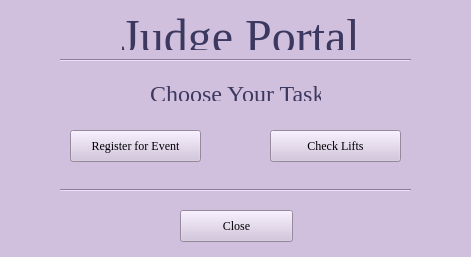
<?xml version="1.0" encoding="UTF-8"?>
<ui version="4.0">
 <class>Form</class>
 <widget class="QWidget" name="Form">
  <property name="geometry">
   <rect>
    <x>0</x>
    <y>0</y>
    <width>471</width>
    <height>257</height>
   </rect>
  </property>
  <property name="minimumSize">
   <size>
    <width>471</width>
    <height>257</height>
   </size>
  </property>
  <property name="maximumSize">
   <size>
    <width>471</width>
    <height>16777215</height>
   </size>
  </property>
  <property name="windowTitle">
   <string>Form</string>
  </property>
  <property name="styleSheet">
   <string notr="true">background-color: rgb(208, 192, 221);</string>
  </property>
  <widget class="QLabel" name="label_2">
   <property name="geometry">
    <rect>
     <x>150</x>
     <y>80</y>
     <width>171</width>
     <height>21</height>
    </rect>
   </property>
   <property name="font">
    <font>
     <family>Georgia</family>
    </font>
   </property>
   <property name="text">
    <string>&lt;html&gt;&lt;head/&gt;&lt;body&gt;&lt;p align=&quot;center&quot;&gt;&lt;span style=&quot; font-size:18pt; color:#3c385f;&quot;&gt;Choose Your Task:&lt;/span&gt;&lt;/p&gt;&lt;/body&gt;&lt;/html&gt;</string>
   </property>
  </widget>
  <widget class="QPushButton" name="Register">
   <property name="geometry">
    <rect>
     <x>70</x>
     <y>130</y>
     <width>131</width>
     <height>32</height>
    </rect>
   </property>
   <property name="font">
    <font>
     <family>Georgia</family>
    </font>
   </property>
   <property name="text">
    <string>Register for Event</string>
   </property>
  </widget>
  <widget class="QPushButton" name="CheckLifts">
   <property name="geometry">
    <rect>
     <x>270</x>
     <y>130</y>
     <width>131</width>
     <height>32</height>
    </rect>
   </property>
   <property name="font">
    <font>
     <family>Georgia</family>
    </font>
   </property>
   <property name="text">
    <string>Check Lifts</string>
   </property>
  </widget>
  <widget class="Line" name="line_2">
   <property name="geometry">
    <rect>
     <x>60</x>
     <y>180</y>
     <width>351</width>
     <height>20</height>
    </rect>
   </property>
   <property name="orientation">
    <enum>Qt::Horizontal</enum>
   </property>
  </widget>
  <widget class="QPushButton" name="Close">
   <property name="geometry">
    <rect>
     <x>180</x>
     <y>210</y>
     <width>113</width>
     <height>32</height>
    </rect>
   </property>
   <property name="font">
    <font>
     <family>Georgia</family>
    </font>
   </property>
   <property name="text">
    <string>Close</string>
   </property>
  </widget>
  <widget class="QLabel" name="label">
   <property name="geometry">
    <rect>
     <x>90</x>
     <y>10</y>
     <width>301</width>
     <height>41</height>
    </rect>
   </property>
   <property name="font">
    <font>
     <family>Georgia</family>
    </font>
   </property>
   <property name="text">
    <string>&lt;html&gt;&lt;head/&gt;&lt;body&gt;&lt;p align=&quot;center&quot;&gt;&lt;span style=&quot; font-size:36pt; color:#3c385f;&quot;&gt;Judge Portal&lt;/span&gt;&lt;/p&gt;&lt;/body&gt;&lt;/html&gt;</string>
   </property>
  </widget>
  <widget class="Line" name="line">
   <property name="geometry">
    <rect>
     <x>60</x>
     <y>50</y>
     <width>351</width>
     <height>20</height>
    </rect>
   </property>
   <property name="orientation">
    <enum>Qt::Horizontal</enum>
   </property>
  </widget>
 </widget>
 <resources/>
 <connections/>
</ui>
